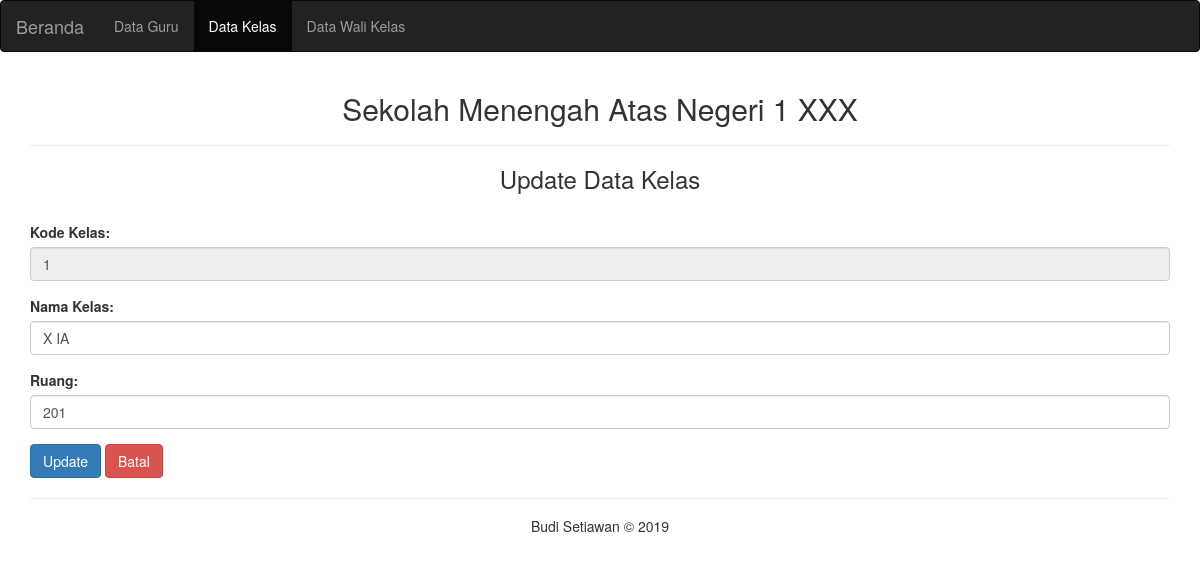
Screenshot of /kelas_edit.php?kode=1 with the database file from the repository.
### tables this page shows
CREATE TABLE `tbkelas` (
  `kode_kelas` int(11) NOT NULL AUTO_INCREMENT,
  `nama_kelas` varchar(10) NOT NULL,
  `ruang` varchar(5) NOT NULL,
  PRIMARY KEY (`kode_kelas`)
);

### kelas_edit.php (the view, shortened to what this page needs)
<!DOCTYPE html>
<html lang="en">
	<head>
		<link rel="stylesheet" href="Bootstrap\bootstrap.min.css">
	</head>
	<body>
<nav class="navbar navbar-inverse">
	<div class="container-fluid">
		<div class="navbar-header">
			<a class="navbar-brand" href="index.php">Beranda</a>
		</div>
		<ul class="nav navbar-nav">
			<li><a href="guru.php">Data Guru</a></li>
			<li class="active"><a href="kelas.php">Data Kelas</a></li>
			<li><a href="walikelas.php">Data Wali Kelas</a></li>
		</ul>
	</div>
</nav>
	<div class="container">
	<h2 align="center">Sekolah Menengah Atas Negeri 1 XXX</h2><hr>
		<h3 align="center">Update Data Kelas</h3><br>
<?php
$query = mysql_query("SELECT * FROM tbkelas WHERE kode_kelas='$_GET[kode]'") or die(mysql_error());
$data = mysql_fetch_array($query);
?>
		<form action="kelas_edit_process.php" method="post">
			<div class="form-group">
				<label for="kode">Kode Kelas:</label>
				<input type="text" class="form-control" value="<?php echo $data['kode_kelas'];?>" name="txtkode" readonly>
			</div>
			<div class="form-group">
				<label for="nama">Nama Kelas:</label>
				<input type="text" class="form-control" value="<?php echo $data['nama_kelas'];?>" name="txtnama" required>
			</div>
			<div class="form-group">
				<label for="ruang">Ruang:</label>
				<input type="text" class="form-control" value="<?php echo $data['ruang'];?>" name="txtruang" required>
			</div>
			<button type="submit" class="btn btn-primary">Update</button>
			<button type="button" class="btn btn-danger" onclick="history.back(-1)">Batal</button>
		</form>
			<hr>
	<h5 align="center">Budi Setiawan &copy; 2019</h5>
	</div>
	</body>
</html>

### rows the page displays
tbkelas: txtkode "1", txtnama "X IA", txtruang "201"
